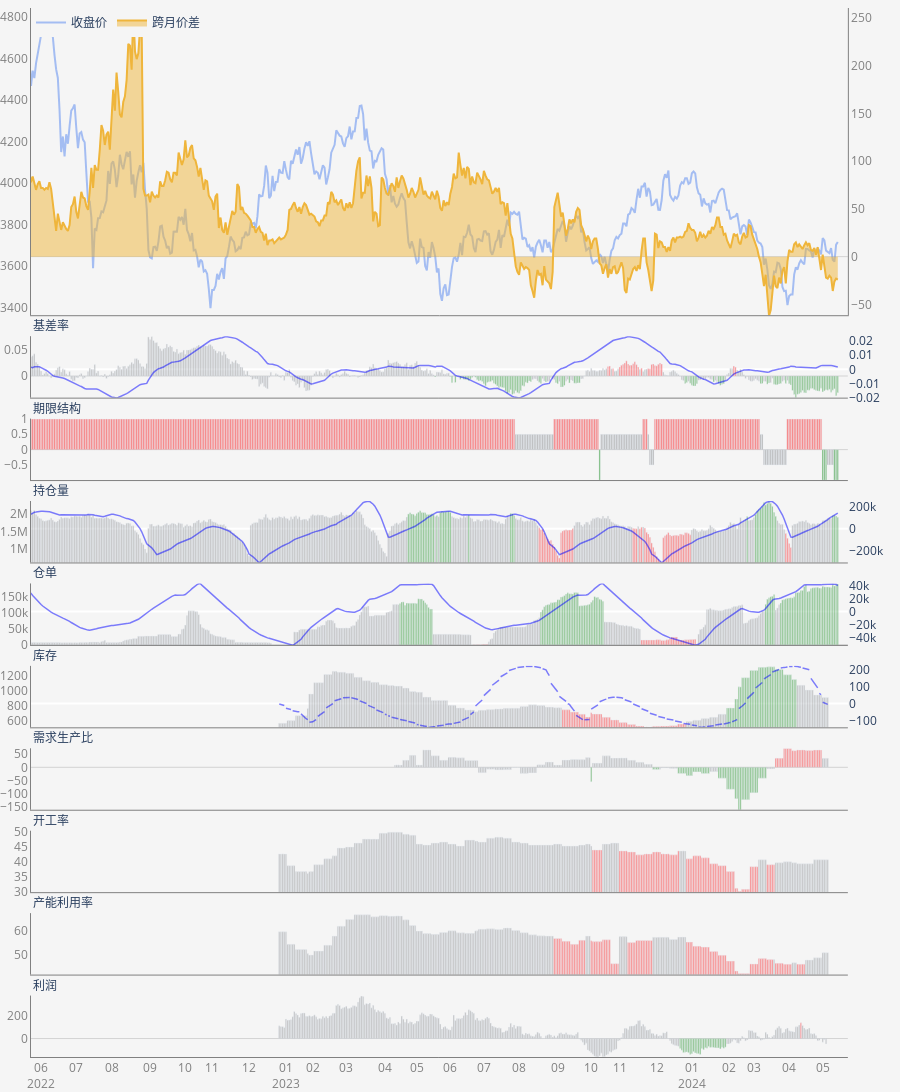

Notebook cell for this chart:
### Code cell
import modules.chart as chart
profiler = cProfile.Profile()
profiler.enable()

chart_manager = chart.ChartManager(rb)
chart_manager.load_indicators()
chart_manager.calculate_indicators()
chart_manager.plot()
chart_manager.update_figure()
chart_manager.main_figure.show()

profiler.disable()
stats = pstats.Stats(profiler).sort_stats('cumtime')
stats.print_stats(r'e:\\Document\\Project\\futures_nexus\\')
profiler.clear()

### Figure 1 — Plotly figure (JSON) as saved in the notebook; plotly's stock layout.template omitted (floating-point values rounded to 4 significant figures; data arrays with more than 128 entries replaced by an {"elided": "..."} marker saying what was removed)
{"data": [{"fill": "none", "line": {"color": "rgb(84,134,240)"}, "mode": "lines", "name": "收盘价", "opacity": 0.5, "showlegend": true, "type": "scatter", "x": {"elided": "500 str values"}, "xaxis": "x", "y": {"elided": "500 int values"}, "yaxis": "y"}, {"fill": "tozeroy", "line": {"color": "rgb(239,181,59)"}, "mode": "lines", "name": "跨月价差", "opacity": 0.5, "showlegend": true, "type": "scatter", "x": {"elided": "500 str values"}, "xaxis": "x", "y": {"elided": "500 int values"}, "yaxis": "y2"}, {"marker": {"color": {"elided": "500 str values"}, "opacity": 0.5}, "name": "基差率", "showlegend": false, "type": "bar", "x": {"elided": "500 str values"}, "xaxis": "x2", "y": {"elided": "500 float values"}, "yaxis": "y3"}, {"line": {"color": "Blue", "width": 1.5}, "mode": "lines", "name": "季节性", "opacity": 0.5, "showlegend": false, "type": "scatter", "x": {"elided": "500 str values"}, "xaxis": "x2", "y": {"elided": "500 float values"}, "yaxis": "y4"}, {"marker": {"color": {"elided": "500 str values"}, "opacity": 0.6}, "name": "期限结构", "showlegend": false, "type": "bar", "x": {"elided": "500 str values"}, "xaxis": "x3", "y": {"elided": "500 float values"}, "yaxis": "y5"}, {"marker": {"color": {"elided": "500 str values"}, "opacity": 0.5}, "name": "持仓量", "showlegend": false, "type": "bar", "x": {"elided": "500 str values"}, "xaxis": "x4", "y": {"elided": "500 int values"}, "yaxis": "y7"}, {"line": {"color": "Blue", "width": 1.5}, "mode": "lines", "name": "季节性", "opacity": 0.5, "showlegend": false, "type": "scatter", "x": {"elided": "500 str values"}, "xaxis": "x4", "y": {"elided": "500 float values"}, "yaxis": "y8"}, {"marker": {"color": {"elided": "500 str values"}, "opacity": 0.5}, "name": "仓单", "showlegend": false, "type": "bar", "x": {"elided": "500 str values"}, "xaxis": "x5", "y": {"elided": "500 int values"}, "yaxis": "y9"}, {"line": {"color": "Blue", "width": 1.5}, "mode": "lines", "name": "季节性", "opacity": 0.5, "showlegend": false, "type": "scatter", "x": {"elided": "500 str values"}, "xaxis": "x5", "y": {"elided": "500 float values"}, "yaxis": "y10"}, {"marker": {"color": {"elided": "500 str values"}, "opacity": 0.5}, "name": "库存", "showlegend": false, "type": "bar", "x": {"elided": "500 str values"}, "xaxis": "x6", "y": {"elided": "500 float values"}, "yaxis": "y11"}, {"line": {"color": "Blue", "width": 1.5}, "mode": "lines", "name": "季节性", "opacity": 0.5, "showlegend": false, "type": "scatter", "x": {"elided": "500 str values"}, "xaxis": "x6", "y": {"elided": "500 float values"}, "yaxis": "y12"}, {"marker": {"color": {"elided": "500 str values"}, "opacity": 0.5}, "name": "需求生产比", "showlegend": false, "type": "bar", "x": {"elided": "500 str values"}, "xaxis": "x7", "y": {"elided": "500 float values"}, "yaxis": "y13"}, {"marker": {"color": {"elided": "500 str values"}, "opacity": 0.5}, "name": "开工率", "showlegend": false, "type": "bar", "x": {"elided": "500 str values"}, "xaxis": "x8", "y": {"elided": "500 float values"}, "yaxis": "y15"}, {"marker": {"color": {"elided": "500 str values"}, "opacity": 0.5}, "name": "产能利用率", "showlegend": false, "type": "bar", "x": {"elided": "500 str values"}, "xaxis": "x9", "y": {"elided": "500 float values"}, "yaxis": "y17"}, {"marker": {"color": {"elided": "327 str values"}, "opacity": 0.5}, "name": "利润", "showlegend": false, "type": "bar", "x": {"elided": "327 str values"}, "xaxis": "x10", "y": {"elided": "327 float values"}, "yaxis": "y19"}], "layout": {"annotations": [{"font": {"size": 12}, "showarrow": false, "text": "基差率", "x": 0, "xanchor": "left", "xref": "paper", "y": 0.6871, "yanchor": "bottom", "yref": "paper"}, {"font": {"size": 12}, "showarrow": false, "text": "期限结构", "x": 0, "xanchor": "left", "xref": "paper", "y": 0.6086, "yanchor": "bottom", "yref": "paper"}, {"font": {"size": 12}, "showarrow": false, "text": "持仓量", "x": 0, "xanchor": "left", "xref": "paper", "y": 0.53, "yanchor": "bottom", "yref": "paper"}, {"font": {"size": 12}, "showarrow": false, "text": "仓单", "x": 0, "xanchor": "left", "xref": "paper", "y": 0.4514, "yanchor": "bottom", "yref": "paper"}, {"font": {"size": 12}, "showarrow": false, "text": "库存", "x": 0, "xanchor": "left", "xref": "paper", "y": 0.3729, "yanchor": "bottom", "yref": "paper"}, {"font": {"size": 12}, "showarrow": false, "text": "需求生产比", "x": 0, "xanchor": "left", "xref": "paper", "y": 0.2943, "yanchor": "bottom", "yref": "paper"}, {"font": {"size": 12}, "showarrow": false, "text": "开工率", "x": 0, "xanchor": "left", "xref": "paper", "y": 0.2157, "yanchor": "bottom", "yref": "paper"}, {"font": {"size": 12}, "showarrow": false, "text": "产能利用率", "x": 0, "xanchor": "left", "xref": "paper", "y": 0.1371, "yanchor": "bottom", "yref": "paper"}, {"font": {"size": 12}, "showarrow": false, "text": "利润", "x": 0, "xanchor": "left", "xref": "paper", "y": 0.05857, "yanchor": "bottom", "yref": "paper"}], "autosize": true, "height": 1200, "hovermode": "x unified", "legend": {"orientation": "h", "x": 0, "xanchor": "left", "y": 1, "yanchor": "top"}, "margin": {"b": 0, "l": 0, "r": 0, "t": 0}, "paper_bgcolor": "#f5f5f5", "plot_bgcolor": "#f5f5f5", "xaxis": {"anchor": "y", "domain": [0, 0.94], "dtick": "M1", "linecolor": "gray", "matches": "x10", "range": ["2022-05-24", "2024-05-23"], "rangebreaks": [{"values": {"elided": "1636 str values"}}], "showgrid": false, "showticklabels": false, "tickfont": {"color": "gray"}, "tickformat": "%m\n%Y", "ticklabelmode": "instant", "zeroline": true}, "xaxis10": {"anchor": "y19", "domain": [0, 0.94], "dtick": "M1", "linecolor": "gray", "range": ["2022-05-24", "2024-05-23"], "rangebreaks": [{"values": {"elided": "1636 str values"}}], "showgrid": false, "tickfont": {"color": "gray"}, "tickformat": "%m\n%Y", "ticklabelmode": "instant", "zeroline": true}, "xaxis2": {"anchor": "y3", "domain": [0, 0.94], "dtick": "M1", "linecolor": "gray", "matches": "x10", "range": ["2022-05-24", "2024-05-23"], "rangebreaks": [{"values": {"elided": "1636 str values"}}], "showgrid": false, "showticklabels": false, "tickfont": {"color": "gray"}, "tickformat": "%m\n%Y", "ticklabelmode": "instant", "zeroline": true}, "xaxis3": {"anchor": "y5", "domain": [0, 0.94], "dtick": "M1", "linecolor": "gray", "matches": "x10", "range": ["2022-05-24", "2024-05-23"], "rangebreaks": [{"values": {"elided": "1636 str values"}}], "showgrid": false, "showticklabels": false, "tickfont": {"color": "gray"}, "tickformat": "%m\n%Y", "ticklabelmode": "instant", "zeroline": true}, "xaxis4": {"anchor": "y7", "domain": [0, 0.94], "dtick": "M1", "linecolor": "gray", "matches": "x10", "range": ["2022-05-24", "2024-05-23"], "rangebreaks": [{"values": {"elided": "1636 str values"}}], "showgrid": false, "showticklabels": false, "tickfont": {"color": "gray"}, "tickformat": "%m\n%Y", "ticklabelmode": "instant", "zeroline": true}, "xaxis5": {"anchor": "y9", "domain": [0, 0.94], "dtick": "M1", "linecolor": "gray", "matches": "x10", "range": ["2022-05-24", "2024-05-23"], "rangebreaks": [{"values": {"elided": "1636 str values"}}], "showgrid": false, "showticklabels": false, "tickfont": {"color": "gray"}, "tickformat": "%m\n%Y", "ticklabelmode": "instant", "zeroline": true}, "xaxis6": {"anchor": "y11", "domain": [0, 0.94], "dtick": "M1", "linecolor": "gray", "matches": "x10", "range": ["2022-05-24", "2024-05-23"], "rangebreaks": [{"values": {"elided": "1636 str values"}}], "showgrid": false, "showticklabels": false, "tickfont": {"color": "gray"}, "tickformat": "%m\n%Y", "ticklabelmode": "instant", "zeroline": true}, "xaxis7": {"anchor": "y13", "domain": [0, 0.94], "dtick": "M1", "linecolor": "gray", "matches": "x10", "range": ["2022-05-24", "2024-05-23"], "rangebreaks": [{"values": {"elided": "1636 str values"}}], "showgrid": false, "showticklabels": false, "tickfont": {"color": "gray"}, "tickformat": "%m\n%Y", "ticklabelmode": "instant", "zeroline": true}, "xaxis8": {"anchor": "y15", "domain": [0, 0.94], "dtick": "M1", "linecolor": "gray", "matches": "x10", "range": ["2022-05-24", "2024-05-23"], "rangebreaks": [{"values": {"elided": "1636 str values"}}], "showgrid": false, "showticklabels": false, "tickfont": {"color": "gray"}, "tickformat": "%m\n%Y", "ticklabelmode": "instant", "zeroline": true}, "xaxis9": {"anchor": "y17", "domain": [0, 0.94], "dtick": "M1", "linecolor": "gray", "matches": "x10", "range": ["2022-05-24", "2024-05-23"], "rangebreaks": [{"values": {"elided": "1636 str values"}}], "showgrid": false, "showticklabels": false, "tickfont": {"color": "gray"}, "tickformat": "%m\n%Y", "ticklabelmode": "instant", "zeroline": true}, "yaxis": {"anchor": "x", "domain": [0.7071, 1.0], "linecolor": "gray", "range": [3363.0, 4843.0], "showgrid": false, "tickfont": {"color": "gray"}, "zerolinecolor": "LightGray", "zerolinewidth": 1}, "yaxis10": {"anchor": "x5", "overlaying": "y9", "range": [-51180.0, 43340.0], "showgrid": false, "side": "right"}, "yaxis11": {"anchor": "x6", "domain": [0.3143, 0.3729], "linecolor": "gray", "range": [514.6, 1338.0], "showgrid": false, "tickfont": {"color": "gray"}, "zerolinecolor": "LightGray", "zerolinewidth": 1}, "yaxis12": {"anchor": "x6", "overlaying": "y11", "range": [-139.9, 220.7], "showgrid": false, "side": "right"}, "yaxis13": {"anchor": "x7", "domain": [0.2357, 0.2943], "linecolor": "gray", "range": [-161.2, 72.24], "showgrid": false, "tickfont": {"color": "gray"}, "zerolinecolor": "LightGray", "zerolinewidth": 1}, "yaxis14": {"anchor": "x7", "overlaying": "y13", "showgrid": false, "side": "right"}, "yaxis15": {"anchor": "x8", "domain": [0.1571, 0.2157], "linecolor": "gray", "range": [29.86, 50.34], "showgrid": false, "tickfont": {"color": "gray"}, "zerolinecolor": "LightGray", "zerolinewidth": 1}, "yaxis16": {"anchor": "x8", "overlaying": "y15", "showgrid": false, "side": "right"}, "yaxis17": {"anchor": "x9", "domain": [0.07857, 0.1371], "linecolor": "gray", "range": [41.66, 67.3], "showgrid": false, "tickfont": {"color": "gray"}, "zerolinecolor": "LightGray", "zerolinewidth": 1}, "yaxis18": {"anchor": "x9", "overlaying": "y17", "showgrid": false, "side": "right"}, "yaxis19": {"anchor": "x10", "domain": [0, 0.05857], "linecolor": "gray", "range": [-160.2, 373.8], "showgrid": false, "tickfont": {"color": "gray"}, "zerolinecolor": "LightGray", "zerolinewidth": 1}, "yaxis2": {"anchor": "x", "linecolor": "gray", "overlaying": "y", "range": [-61.38, 260.6], "showgrid": false, "side": "right", "tickfont": {"color": "gray"}, "zerolinecolor": "LightGray", "zerolinewidth": 1}, "yaxis20": {"anchor": "x10", "overlaying": "y19", "showgrid": false, "side": "right"}, "yaxis3": {"anchor": "x2", "domain": [0.6286, 0.6871], "linecolor": "gray", "range": [-0.04154, 0.07652], "showgrid": false, "tickfont": {"color": "gray"}, "zerolinecolor": "LightGray", "zerolinewidth": 1}, "yaxis4": {"anchor": "x2", "overlaying": "y3", "range": [-0.0202, 0.02361], "showgrid": false, "side": "right"}, "yaxis5": {"anchor": "x3", "domain": [0.55, 0.6086], "linecolor": "gray", "range": [-0.99, 1.01], "showgrid": false, "tickfont": {"color": "gray"}, "zerolinecolor": "LightGray", "zerolinewidth": 1}, "yaxis6": {"anchor": "x3", "overlaying": "y5", "showgrid": false, "side": "right"}, "yaxis7": {"anchor": "x4", "domain": [0.4714, 0.53], "linecolor": "gray", "range": [586100.0, 2389000.0], "showgrid": false, "tickfont": {"color": "gray"}, "zerolinecolor": "LightGray", "zerolinewidth": 1}, "yaxis8": {"anchor": "x4", "overlaying": "y7", "range": [-307200.0, 250800.0], "showgrid": false, "side": "right"}, "yaxis9": {"anchor": "x5", "domain": [0.3929, 0.4514], "linecolor": "gray", "range": [0, 190800.0], "showgrid": false, "tickfont": {"color": "gray"}, "zerolinecolor": "LightGray", "zerolinewidth": 1}}}
